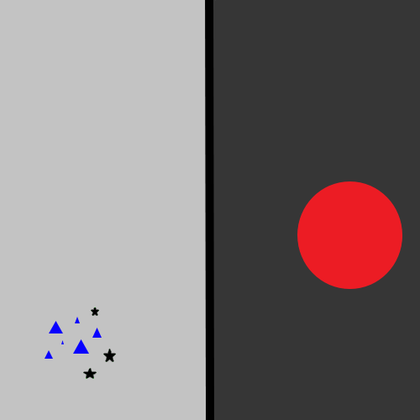
%> input picture pic/fig2.png, 420 x 420 px, shrunk from 500 x 500 before the run
$ octave Kuan_research.m   (GNU Octave 9; MATLAB toolbox functions it lacks are replaced by stand-ins)
%> lines starting %> are read from the running program, lines starting %| are printed output that depends on the picture
### add_speckle.m
function noise_img = add_speckle(img, distribution)
%%Параметры определены из тестовых равномерных областей.
%%См. файл testing_ENL и папку параметры распределения спекл-шума для равномерных участков
    E = 0.3566; %%Нормальное распределение
    D = 0.0201;
    sigma = 0.2707; %%Рэлей

    %%коррелированный и некоррелированный шум Рэлея (см. сообщения)
    uncor_gauss = randn(size(img,1), size(img,2));  %matrix with normally distributed random elements having zero mean and variance one
    LPF = [1 1 1; 1 1 1; 1 1 1];  % spatial low pass filter LPF
    corr_gauss = filter2(LPF, uncor_gauss);

    switch distribution
        case 'normal'
           noise_img = img + normrnd(E,D,[size(img,1),size(img,2)]).*img;
        case 'Rayleigh'
           noise_img = img + raylrnd(sigma.*ones(size(img,1),size(img,2))).*img;
        case 'Rayleigh_correlated'
           noise_img = img + ray_noise(corr_gauss, size(img,1), size(img,2), sigma).*img;
        case 'Rayleigh_uncorrelated'
           noise_img = img + ray_noise(uncor_gauss, size(img,1), size(img,2)).*img;
    end

    noise_img = max(min(noise_img,1),0);
end

%correlated rayleigh noise
function result = ray_noise(gauss_distrib, xsize, ysize, sigma)
    gauss_distrib = gauss_distrib(:);
    ray_distrib = random('rayleigh',sigma,1,xsize*ysize);

    [gauss_sorted,gauss_sorted_ind] = sort(gauss_distrib);
    [ray_sorted,ray_sorted_ind] = sort(ray_distrib);
    gauss_distrib(gauss_sorted_ind) = ray_distrib(ray_sorted_ind);

    result = reshape(gauss_distrib, ysize, xsize);
end

### metrics/ENL.m
function [ENL_max,ENL_med] = ENL(img, ENL_win)
 ENL_h = ENL_win(1);
 ENL_w = ENL_win(2);
 rem_h = rem(size(img,1), ENL_h);
 rem_w = rem(size(img,2), ENL_w);
 enl_result = [];
for i = 1:ENL_h:size(img,1) - (ENL_h - 1)
   for j = 1:ENL_w:size(img,2) - (ENL_w - 1)
       if (i == size(img,1) - rem_h + 1)
           window = img((i - ENL_h - rem_h):end,j:j + ENL_w - 1);
       elseif (j == size(img,2) - rem_h + 1)
           window = img(i:i + ENL_h - 1,(j - ENL_w - rem_w):end);
       elseif ((i == size(img,1) - rem_h + 1) && (j == size(img,2) - rem_h + 1))
           window = img((i - ENL_h - rem_h):end,(j - ENL_w - rem_w):end);
       else
           window = img(i:i + ENL_h - 1,j:j + ENL_w - 1);
       end

       E = mean(window(:));
       D = var(window(:));
       enl_result = [enl_result, E^2/D];
   end
end
% reshape(enl_result, [ceil(size(img,2), ENL_w), ceil(size(img,1), ENL_h)])'
 ENL_max = max(enl_result);
 ENL_med = median(enl_result);
end

### filters/add_copy_border.m
function img = add_copy_border(img, border)
    up_border = [img(1,1).*ones(1,border(1)) img(1,:) img(1,end).*ones(1,border(1))];
    down_border = [img(end,1).*ones(1,border(1)) img(end,:) img(end,end).*ones(1,border(1))];
    left_border = img(:,1);
    right_border = img(:,end);

    img = [repmat(left_border,[1 border(1)]) img repmat(right_border,[1 border(1)])];
    img = [repmat(up_border,[border(2) 1]); img; repmat(down_border,[border(2) 1])];
end

### filters/Kuan_filter.m
function filt_img = Kuan_filter(win_size, img, ENL, fact)
 border = round((win_size-1)/2);
%  img = padarray(img,border,1);
 img = add_copy_border(img, border);
 side_of_win = win_size(1);
 filt_img = zeros(size(img));
 center = (side_of_win - 1)/2;

 for i = 1:1:size(img,1) - (side_of_win - 1)
   for j = 1:1:size(img,2) - (side_of_win - 1)
      window = img(i:i+side_of_win-1,j:j+side_of_win-1);

      mean_u = mean(window(:));
      std_u = std(window(:));
      C_e = std_u/mean_u;
      NLOOK = (1 + fact)*ENL;
      C_u = 1/sqrt(NLOOK);
      w = (1 - (C_u^2/C_e^2))/(1 + C_u^2);

      s = mean_u + w*(img(i+center,j+center) - mean_u);
      filt_img(i+center,j+center) = s;
   end
 end

filt_img = filt_img(border(1)+1:end-border(1),border(2)+1:end-border(2));
filt_img = max(min(filt_img,1),0);
end

### Kuan_research.m
clc; clear all; close all;
addpath(genpath('filters'));
addpath(genpath('metrics'));
addpath(genpath('pic'));
%% Загрузка изображений
image = mat2gray(rgb2gray(imread('fig2.png')));
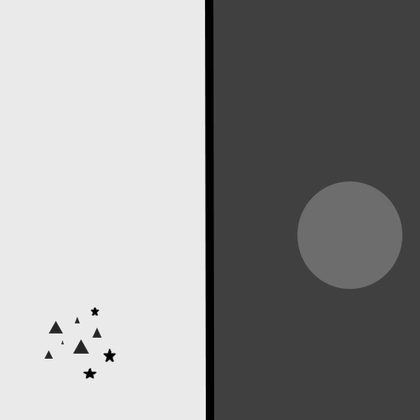
%> image: size 420x420 double; min 0, max 1, mean 0.582

%% Параметры фильтра
win_size = [11,11]; % Size of window

%% Наложение шума
distribution = 'Rayleigh_correlated'; %normal; Rayleigh; Rayleigh_correlated
    switch distribution
        case 'normal'
            E = 0.3566; %%Нормальное распределение
            D = 0.0201;
            image_noise = add_speckle(image, distribution);
            image_correct = image.*(1 + E);
            image_correct = max(min(image_correct,1),0);
            mat_filename = strcat('research results\kuan_',distribution,'_',...
                num2str(D),'_',num2str(win_size(1)),'x',num2str(win_size(2)),'.mat');
            plot_filename = strcat('graphics\kuan_',distribution,'_',...
                num2str(D),'_',num2str(win_size(1)),'x',num2str(win_size(2)),'.png');
        case 'Rayleigh'
            sigma = 0.2707; %%Рэлей
            image_noise = add_speckle(image, distribution);
            image_correct = image.*(1 + sqrt(pi/2)*sigma);
            image_correct = max(min(image_correct,1),0);
            mat_filename = strcat('research results\kuan_',distribution,'_',...
                num2str(sigma),'_',num2str(win_size(1)),'x',num2str(win_size(2)),'.mat');
            plot_filename = strcat('graphics\kuan_',distribution,'_',...
                num2str(sigma),'_',num2str(win_size(1)),'x',num2str(win_size(2)),'.png');
        case 'Rayleigh_correlated'
            sigma = 0.2707; %%Рэлей
            image_noise = add_speckle(image, distribution);
%> in add_speckle, `noise_img = img + ray_noise(corr_gauss, size(img,1), size(img,2), sigm..`:
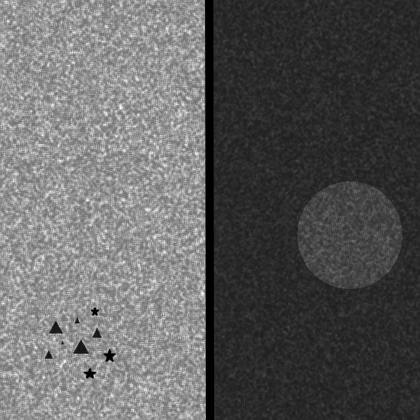
%> noise_img: size 420x420 double; min 0, max 2.06, mean 0.778; drawn with min black and max white
%> in add_speckle, `noise_img = max(min(noise_img,1),0);`:
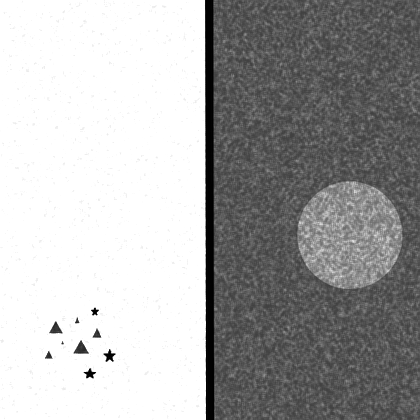
%> noise_img: size 420x420 double; min 0, max 1, mean 0.666
            image_correct = image.*(1 + sqrt(pi/2)*sigma);
            image_correct = max(min(image_correct,1),0);
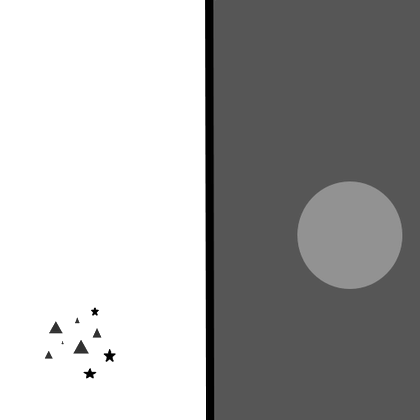
%> image_correct: size 420x420 double; min 0, max 1, mean 0.667
            mat_filename = strcat('research results\kuan_',distribution,'_',...
                num2str(sigma),'_',num2str(win_size(1)),'x',num2str(win_size(2)),'.mat');
            plot_filename = strcat('graphics\kuan_',distribution,'_',...
                num2str(sigma),'_',num2str(win_size(1)),'x',num2str(win_size(2)),'.png');
    end

%% Исследование коэффициента fact и выбора ENL для фильтра Куана
ENL_win = [25,25];
%%ENL
[~, ENL_med] = ENL(image_noise, ENL_win);
%> after the loop in ENL, `for i = 1:ENL_h:size(img,1) - (ENL_h - 1)`: enl_result = 256 values, max 154797.9 at index 247, min 1.08 at index 9, mean 12686.6
%> in ENL, `ENL_max = max(enl_result);`: ENL_max = 154797.9
%> in ENL, `ENL_med = median(enl_result);`: ENL_med = 68.92
%> ENL_med = 68.92
fact_var = -0.9:0.2:5;

ssim_kuan_medEML = zeros([1, length(fact_var)]);

for i = 1:length(fact_var)
%> (the run ends here)
